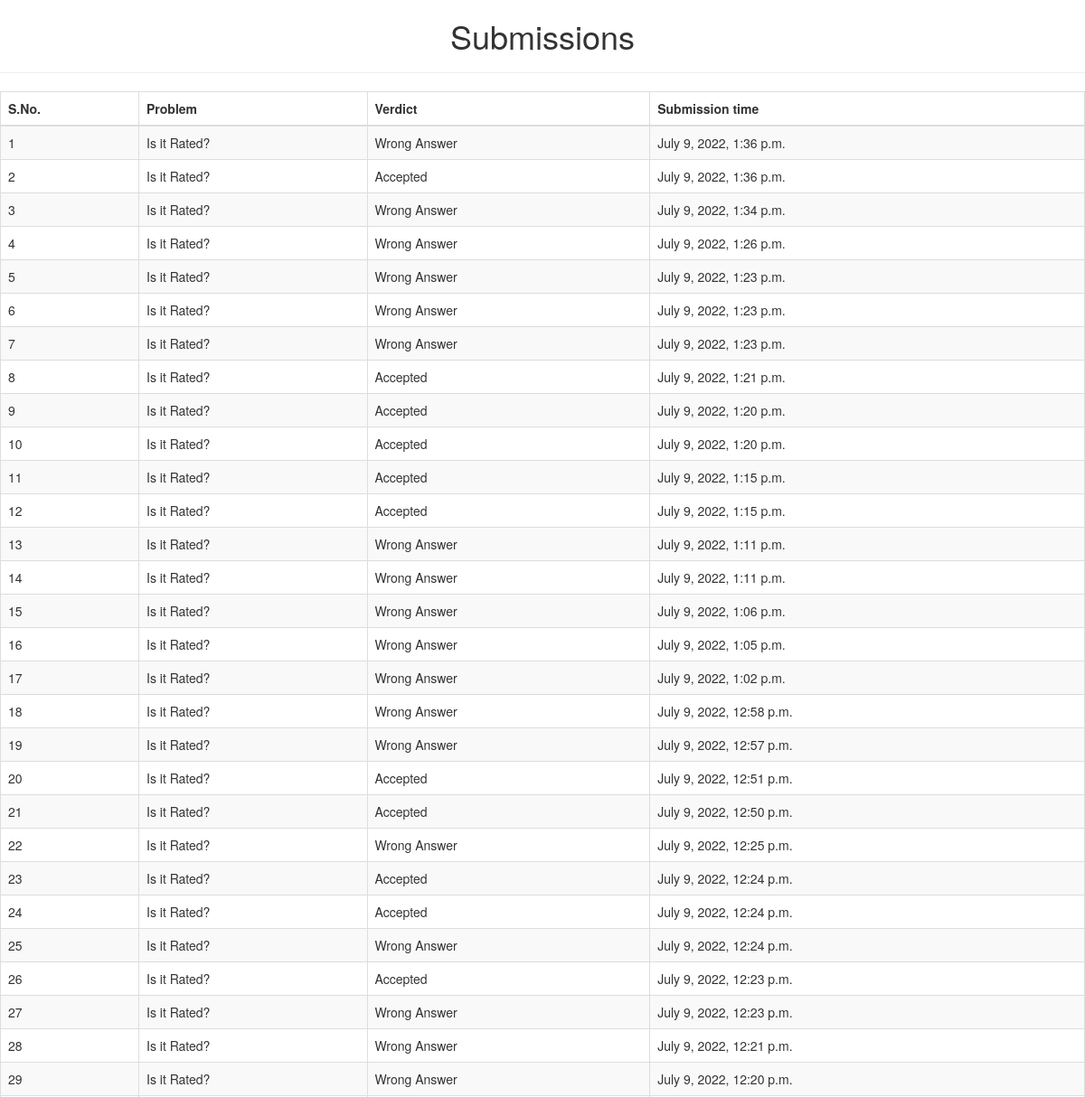
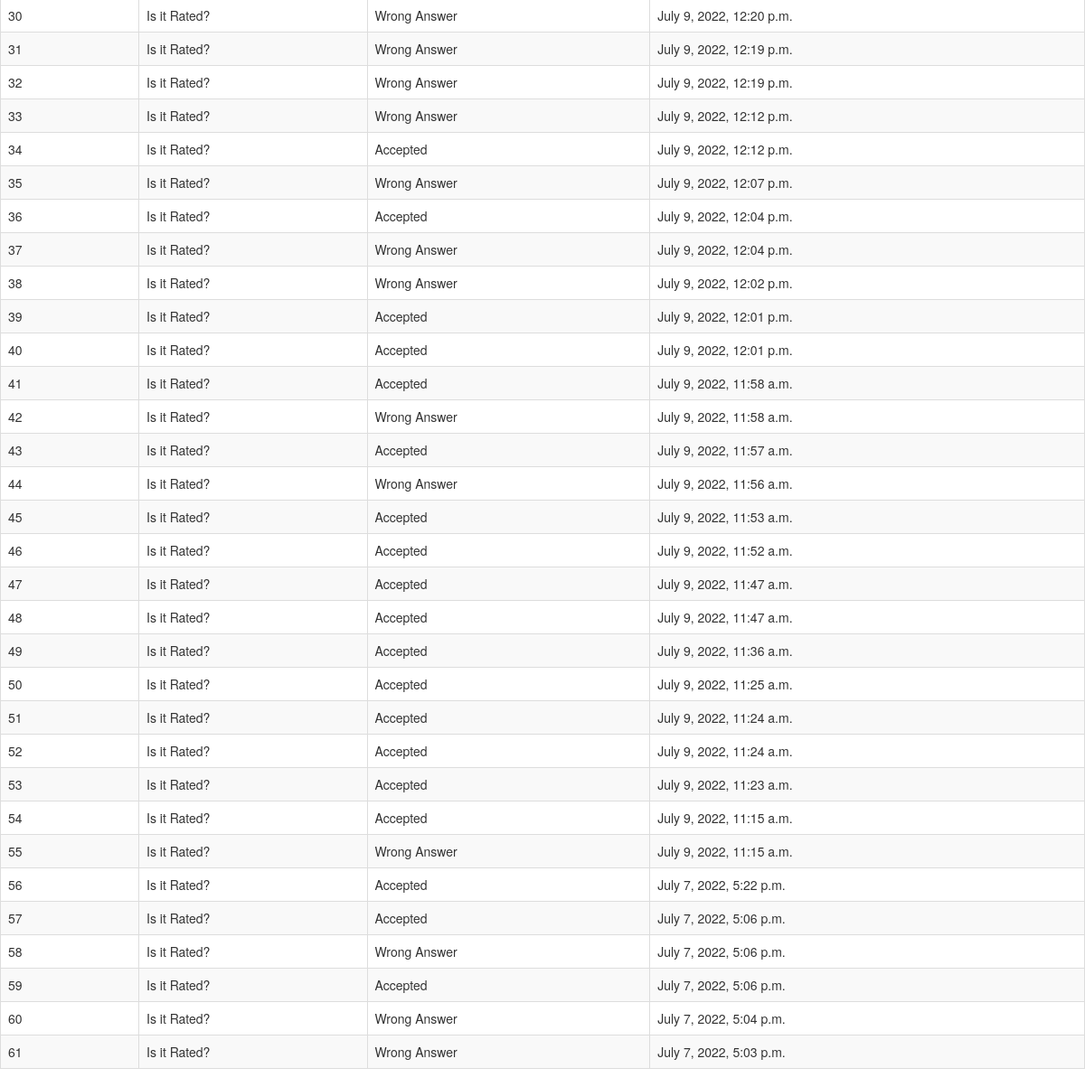
The app's page /oj/submissions (signed in), older data (2 pictures, top to bottom).
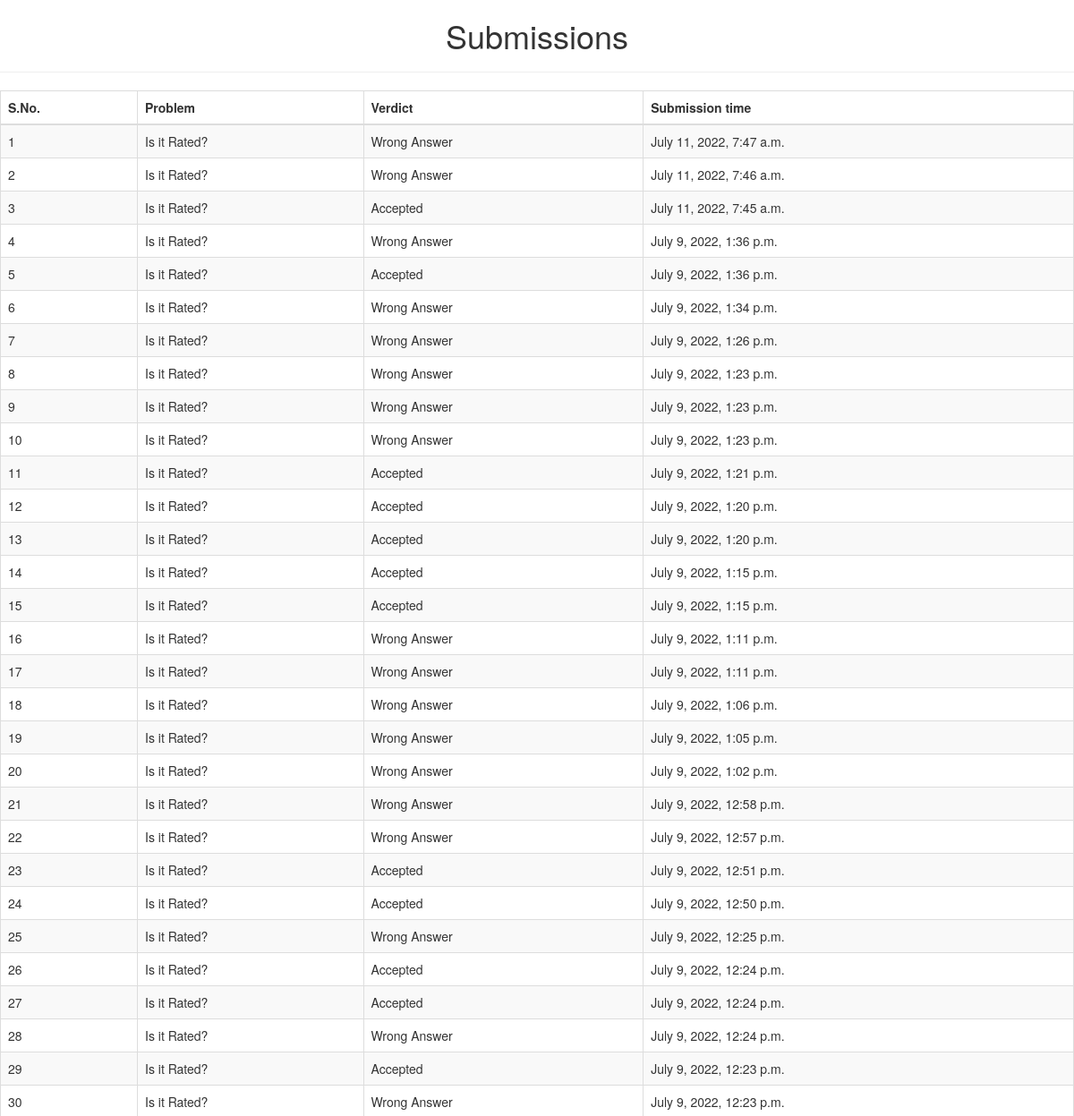
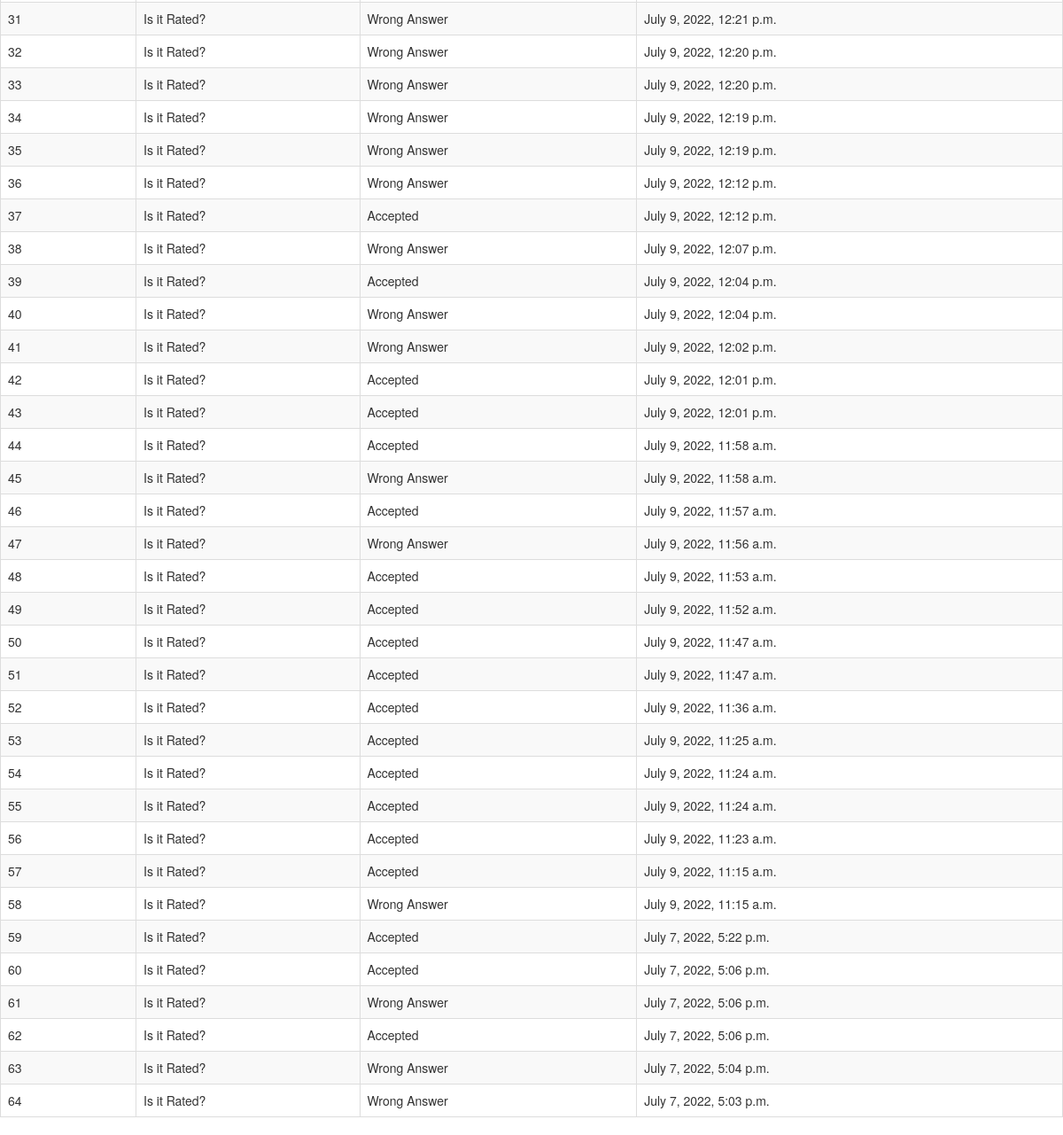
The same page, newer data (2 pictures, top to bottom).
### oj/models.py (models this page shows, shortened)
class Solutions(models.Model):
    problem = models.ForeignKey(Problems, on_delete=models.CASCADE)
    verdict = models.CharField(max_length=10)
    submitted_at = models.DateTimeField('attempt date')
    submitted_code = models.TextField(default='code')

class Problems(models.Model):
    statement = models.CharField(max_length=255)
    name = models.CharField(max_length=100)
    code = models.CharField(max_length=50)
    def __str__(self) -> str:
        return self.name

### oj/views.py (the view)
# urls.py: path('submissions', views.submissions, name="submissions"),
@login_required
def submissions(request):
    submission = Solutions.objects.all().order_by('-submitted_at')
    context = {'submission': submission}
    return render(request, 'oj/submissions.html', context)

### oj/templates/oj/submissions.html (shortened to what this page needs)
<!DOCTYPE html>
<html lang="en">
<head>
  <link rel="stylesheet" href="https://maxcdn.bootstrapcdn.com/bootstrap/3.4.1/css/bootstrap.min.css">
</head>
<body>
    <h1 align="center"> Submissions </h1>
    <hr></hr>
    {% if submission %}
        <table class="table table-striped table-bordered">
            <thead>
            <tr>
                <th scope="col">S.No.</th>
                <th scope="col">Problem</th>
                <th scope="col">Verdict</th>
                <th scope="col">Submission time</th>
            </tr>
            </thead>
            <tbody>
                {% for item in submission %}
                    <tr>
                        <td>{{forloop.counter}}</td>
                        <td>{{ item.problem }}</td>
                        <td>{{ item.verdict }}</td>
                        <td>{{ item.submitted_at }}</td>
                    </tr>
                {% endfor %}
            </tbody>
        </table>
    {% else %}
        <p>No submissions are done.</p>
    {% endif %}
</body>

Row changes from the older to the newer data that the page shows:
added Solutions: problem "Is it Rated?", verdict "Wrong Answer", submitted_at "July 11, 2022, 7:47 a.m."
added Solutions: problem "Is it Rated?", verdict "Wrong Answer", submitted_at "July 11, 2022, 7:46 a.m."
added Solutions: problem "Is it Rated?", verdict "Accepted", submitted_at "July 11, 2022, 7:45 a.m."
